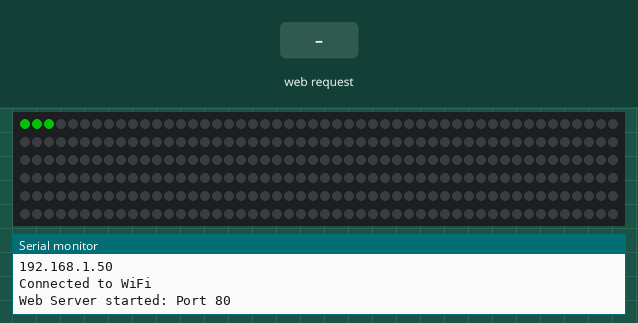
Bench run of a program on a simulated ESP32. Shown: 300 RGB LEDs in strip order, left to right, continuing on the next row, the last lines printed to the serial monitor. The inputs (shaded band) are chosen by the test bench. Dim RGB values are drawn brighter than linear; WiFi joins after 1.5 s; servers stay silent unless stated; storage starts empty.

Above: at 18.9 s.
19.0 s: HTTP request GET /setColor?brightness=120&color=120 received
At 20.1 s:
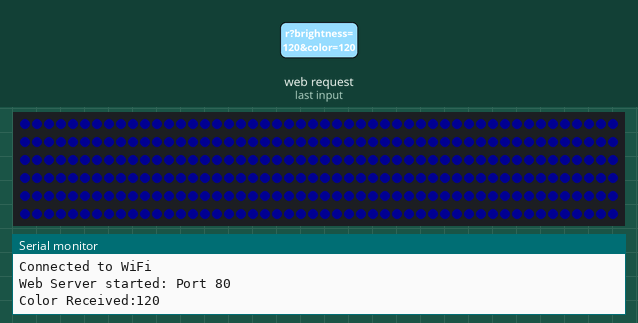
20.5 s: HTTP request GET /setBrightness?brightness=120 received
22.0 s: HTTP request GET /setBrightness?brightness=1 received
At 22.3 s:
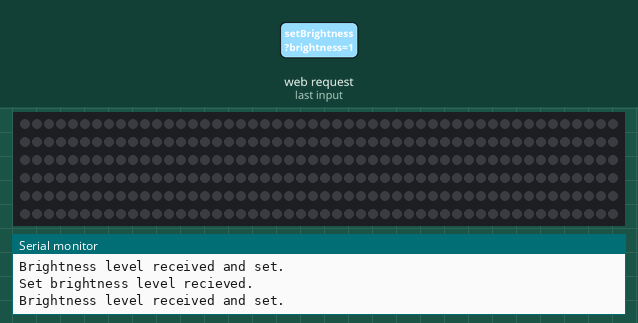
Timing chart, 0 to 25.0 s (numbered marks = the images above; inputs shaded):
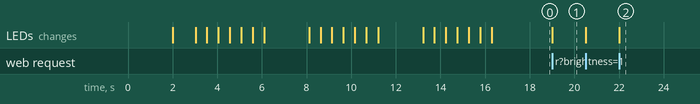

Measured:
- after the input at 19.0 s, the LEDs: change at once (image 1)
- after the input at 22.0 s, the LEDs: change at once (image 2)

The program:

main.cpp
```cpp
#include <Arduino.h>

#include "config.h" //stores wifi ssid and password.
#include "wifi_connection.h"  //Handles the initial Wifi connection
#include "web_server.h" //handles the web server


#include "led_control.h" //Handles all LED control functions
#include "pin_definitions.h" //Includes all PIN definitions on MCU
#include "constants.h"


void setup() {
  delay(2000);

  Serial.begin(115200); //Setup serial output to monitor for debugging

  Serial.println("Initializing LEDS...");
  initializeLEDS();
  Serial.println("Init LEDS Completed.");

  Serial.println("Trying to connect to WiFi...");
  connectToWifi();
  Serial.println("Connected to WiFi");

  setupWebServer();
  delay(1000);

  currentR = 0;
  currentG = 0;
  currentB = 0;
  currentW = 150;
  isOn = true;
}

void loop() {
  delay(1000);
}
```

constants.h
```cpp
#ifndef CONSTANTS_H
#define CONSTANTS_H

//LED Configuration INFO
#define CHIPSET SK6812            //LED driver used in the LEDs
#define COLOUR_ORDER NEO_GRBW     //Order of the LEDS
#define NUM_LEDS 300              //Number of LEDS to use.


#endif
```

led_control.h
```cpp
#ifndef LED_CONTROL_H
#define LED_CONTROL_H
#include <Adafruit_NeoPixel.h>

//Global color state variables
extern uint8_t currentR;
extern uint8_t currentG;
extern uint8_t currentB;
extern uint8_t currentW;
extern bool isOn;
extern uint8_t currentBrightness;

//Functions
void initializeLEDS();
void setStripColour(uint8_t r, uint8_t g, uint8_t b, uint8_t w);
void setLEDColour(int n, uint8_t r, uint8_t g, uint8_t b, uint8_t w);
void turnOffLEDS();
void togglePowerButton();
void setBrightnessLevel(int brightness);

#endif
```

pin_definitions.h
```cpp
#ifndef PIN_DEFINITIONS_H
#define PIN_DEFINITIONS_H

#define LED_PIN 2 //GPIO2

#endif 
```

web_server.h
```cpp
#ifndef WEB_SERVER_H
#define WEB_SERVER_H

#include <LittleFS.h>       //littleFS for file system manager.
#include <ESPAsyncWebServer.h>

void setupWebServer();
extern AsyncWebServer server; //Declare the server globally, so it can be used across multiple files.

#endif
```

wifi_connection.h
```cpp
#ifndef WIFI_CONNECTION_H
#define WIFI_CONNECTION_H

void connectToWifi();

#endif
```

led_control.cpp
```cpp
#include <Adafruit_NeoPixel.h>
#include "pin_definitions.h"
#include "constants.h"
#include "led_control.h"

//Instance of Adafruit_NeoPixel
Adafruit_NeoPixel strip = Adafruit_NeoPixel(NUM_LEDS, LED_PIN, COLOUR_ORDER + NEO_KHZ800);

//Define Variables
uint8_t currentR = 0;
uint8_t currentG = 0;
uint8_t currentB = 0;
uint8_t currentW = 150;
bool isOn = true;
uint8_t currentBrightness = 255;


//Initialize the LED strip.
void initializeLEDS(){
    strip.begin();

    //turn off all LEDS
    setStripColour(0, 0, 0, 0);
    strip.setBrightness(150);
    delay(1000);

    //LED Verification Check
    for(int i = 0; i < 3; i++){
        setLEDColour(0, 150, 0, 0, 0);
        delay(500);
        setLEDColour(0, 0, 0, 0, 0);
        delay(500);
    }
    setLEDColour(0, 0, 150, 0, 0);
    delay(500);
}

//Set the whole strip colour
void setStripColour(uint8_t r, uint8_t g, uint8_t b, uint8_t w){
    if(!isOn){ //if strip is off then set isOn to true
      isOn = true;
    }
    //Set all LEDs to given colour
    for(int i = 0; i < NUM_LEDS; i++) {
        strip.setPixelColor(i, strip.Color(r, g, b, w));
    }
    strip.show();

    //Update current colour values.
    currentR = r;
    currentG = g;
    currentB = b;
    currentW = w;
}

//Set an individual LED colour
void setLEDColour(int n, uint8_t r, uint8_t g, uint8_t b, uint8_t w){
    //If given LED is out of bounds
    if( n >= NUM_LEDS || n < 0){
        Serial.println("LED index out of bounds.");
        return;
    } else{ //Set the pixel colour.
        strip.setPixelColor(n, strip.Color(r, g, b, w));
        strip.show();
    }
}

//Function to turn off all LEDs
void turnOffLEDS(){
    for(int i=0; i < NUM_LEDS; i++){
        strip.setPixelColor(i, strip.Color(0, 0, 0, 0));
    }
    strip.show();
}

//Toggle LEDs On/Off
void togglePowerButton(){
    if(isOn){ //if on then turn off and set isOn to false
        Serial.println("Turning off LEDs...");
        turnOffLEDS();
        isOn = false;
    } else{ //If off then turn on and set isOn to true
        Serial.println("Turning on LEDs...");
        strip.setBrightness(currentBrightness);
        setStripColour(currentR, currentG, currentB, currentW);
        isOn = true;
    }
}

//Set the brightness level
void setBrightnessLevel(int brightness){
    if(brightness < 0){
        brightness = 0;
    }
    if(brightness > 255){
        brightness = 255;
    }

    currentBrightness = brightness; //update current brightness value.

    if(currentBrightness == 0){
        currentBrightness = 1;
    }

    strip.setBrightness(currentBrightness);

    if(isOn){
        strip.show();
    }
}
```

web_server.cpp
```cpp
#include "web_server.h"
#include "led_control.h"

AsyncWebServer server(80); //Create server instance on port 80

void setupWebServer(){

    //Initialize the file system
    if(!LittleFS.begin()){
        Serial.println("Failed to setup LittleFS.");
        return;
    }

    //Send HTML, CSS, and JS files from LittleFS manager to the Web Server.
    server.on("/", HTTP_GET, [](AsyncWebServerRequest* request){
        request->send(LittleFS, "/index.html", "text/html");
    });

    server.on("/style.css", HTTP_GET, [](AsyncWebServerRequest* request){
        request->send(LittleFS, "/style.css", "text/css");
    });

    server.on("/bundle.js", HTTP_GET, [](AsyncWebServerRequest* request) {
        request->send(LittleFS, "/bundle.js", "application/javascript");
    });

    //Handle LED Power Button Toggle
    server.on("/togglePower", HTTP_GET, [] (AsyncWebServerRequest* request){
        Serial.println("Power toggle request received");
        togglePowerButton();
        request->send(200, "application/json", "{\"status\":\"power toggled\"}");
    });

    server.on("/setBrightness", HTTP_GET, [](AsyncWebServerRequest* request){

        if(request->hasParam("brightness")){
            Serial.println("Set brightness level recieved.");
            String brightnessValue = request->getParam("brightness")->value();
            int brightness = brightnessValue.toInt(); //convert brightness value from string to integer

            if(brightness >= 0 && brightness <= 255){
                setBrightnessLevel(brightness); //call the set brightness function and set
                request->send(200, "application/json", "{\"status\":\"brightness set\"}");
                Serial.println("Brightness level received and set.");
            } else{
                request->send(400, "application/json", "{\"status\":\"brightness value out of range\"}");
                Serial.println("Brightness value out of range.");
            }

        } else{
            request->send(400, "application/json", "{\"status\":\"brightness parameter missing\"}");
            Serial.println("Brightness parameter missing.");
        }
    });

    //Set Colour
    server.on("/setColor", HTTP_GET, [] (AsyncWebServerRequest* request){
        if (request->hasParam("color")) {
            String color = request->getParam("color")->value();
            Serial.println("Color Received:" + color);


            uint32_t rgbColor = strtol(color.c_str() + 1, NULL, 16); //Convert hex color to RGB color
            uint8_t r = (rgbColor >> 16) & 0xFF;
            uint8_t g = (rgbColor >> 8) & 0xFF;
            uint8_t b = rgbColor & 0xFF;

            setStripColour(r, g, b, 0); // Set the LED strip color based on the RGB values

            request->send(200, "application/json", "{\"status\":\"color set\"}");
        } else {
            request->send(400, "application/json", "{\"error\":\"No color provided\"}");
        }
    });


    server.begin();
    Serial.println("Web Server started: Port 80");

    delay(2000);
    for(int i = 0; i < 3; i++){
        setLEDColour(2, 150, 0, 0, 0); //turn on red
        delay(500);

        setLEDColour(2, 0, 0, 0, 0); //turn off
        delay(500);
    }
    setLEDColour(2, 0, 150, 0, 0); //turn on green
    delay(500);
}
```

wifi_connection.cpp
```cpp
#include <WiFiManager.h>
#include "config.h"
#include "led_control.h"

#if defined(ESP8266)
#include <ESP8266WiFi.h>
#elif defined(ESP32)
#include <WiFi.h>
#endif

// Create an instance of WiFiManager
WiFiManager wifiManager;

//Connect to WIFI
void connectToWifi(){
    if(!wifiManager.autoConnect("LEDify-AP")){
        Serial.println("Failed to connect... retrying....");
        ESP.restart();
    } else{
        Serial.println("IP Address: ");
        Serial.println(WiFi.localIP()); //Print the local IP address
    }

    for(int i = 0; i < 3; i++){
        setLEDColour(1, 150, 0, 0, 0); //turn on red
        delay(500);
        setLEDColour(1, 0, 0, 0, 0); //turn off
        delay(500);
    }
    setLEDColour(1, 0, 150, 0, 0); //Turn on green for success
}
```

config.h
```cpp
#ifndef CONFIG_H
#define CONFIG_H

//Wifi Credentials
extern const char* ssid;
extern const char* password;


#endif
```

config.cpp
```cpp
#include "config.h"

const char* ssid = "wifi-name";
const char* password = "wifi-password";
```
